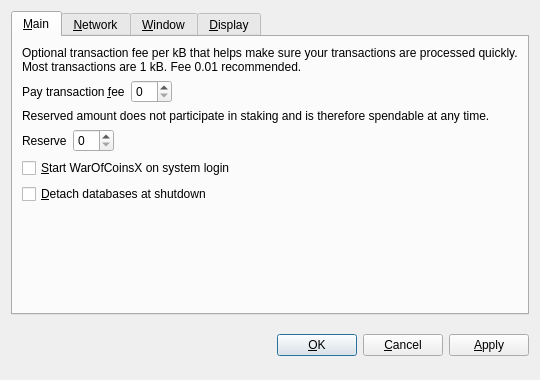
<?xml version="1.0" encoding="UTF-8"?>
<ui version="4.0">
 <class>OptionsDialog</class>
 <widget class="QDialog" name="OptionsDialog">
  <property name="geometry">
   <rect>
    <x>0</x>
    <y>0</y>
    <width>540</width>
    <height>380</height>
   </rect>
  </property>
  <property name="windowTitle">
   <string>Options</string>
  </property>
  <property name="modal">
   <bool>true</bool>
  </property>
  <layout class="QVBoxLayout" name="verticalLayout">
   <item>
    <widget class="QTabWidget" name="tabWidget">
     <property name="tabPosition">
      <enum>QTabWidget::North</enum>
     </property>
     <property name="currentIndex">
      <number>0</number>
     </property>
     <widget class="QWidget" name="tabMain">
      <attribute name="title">
       <string>&amp;Main</string>
      </attribute>
      <layout class="QVBoxLayout" name="verticalLayout_Main">
       <item>
        <widget class="QLabel" name="transactionFeeInfoLabel">
         <property name="text">
          <string>Optional transaction fee per kB that helps make sure your transactions are processed quickly. Most transactions are 1 kB. Fee 0.01 recommended.</string>
         </property>
         <property name="textFormat">
          <enum>Qt::PlainText</enum>
         </property>
         <property name="wordWrap">
          <bool>true</bool>
         </property>
        </widget>
       </item>
       <item>
        <layout class="QHBoxLayout" name="horizontalLayoutFee">
         <item>
          <widget class="QLabel" name="transactionFeeLabel">
           <property name="text">
            <string>Pay transaction &amp;fee</string>
           </property>
           <property name="textFormat">
            <enum>Qt::PlainText</enum>
           </property>
           <property name="buddy">
            <cstring>transactionFee</cstring>
           </property>
          </widget>
         </item>
         <item>
          <widget class="BitcoinAmountField" name="transactionFee"/>
         </item>
         <item>
          <spacer name="horizontalSpacerFee">
           <property name="orientation">
            <enum>Qt::Horizontal</enum>
           </property>
           <property name="sizeHint" stdset="0">
            <size>
             <width>40</width>
             <height>20</height>
            </size>
           </property>
          </spacer>
         </item>
        </layout>
       </item>
       <item>
        <widget class="QLabel" name="reserveBalanceInfoLabel">
         <property name="text">
          <string>Reserved amount does not participate in staking and is therefore spendable at any time.</string>
         </property>
         <property name="textFormat">
          <enum>Qt::PlainText</enum>
         </property>
         <property name="wordWrap">
          <bool>true</bool>
         </property>
        </widget>
       </item>
       <item>
        <layout class="QHBoxLayout" name="horizontalLayoutReserveBalance">
         <item>
          <widget class="QLabel" name="reserveBalanceLabel">
           <property name="text">
            <string>Reserve</string>
           </property>
           <property name="textFormat">
            <enum>Qt::PlainText</enum>
           </property>
           <property name="buddy">
            <cstring>reserveBalance</cstring>
           </property>
          </widget>
         </item>
         <item>
          <widget class="BitcoinAmountField" name="reserveBalance"/>
         </item>
         <item>
          <spacer name="horizontalSpacerReserveBalance">
           <property name="orientation">
            <enum>Qt::Horizontal</enum>
           </property>
           <property name="sizeHint" stdset="0">
            <size>
             <width>40</width>
             <height>20</height>
            </size>
           </property>
          </spacer>
         </item>
        </layout>
       </item>
       <item>
        <widget class="QCheckBox" name="bitcoinAtStartup">
         <property name="toolTip">
          <string>Automatically start WarOfCoinsX after logging in to the system.</string>
         </property>
         <property name="text">
          <string>&amp;Start WarOfCoinsX on system login</string>
         </property>
        </widget>
       </item>
       <item>
        <widget class="QCheckBox" name="detachDatabases">
         <property name="toolTip">
          <string>Detach block and address databases at shutdown. This means they can be moved to another data directory, but it slows down shutdown. The wallet is always detached.</string>
         </property>
         <property name="text">
          <string>&amp;Detach databases at shutdown</string>
         </property>
        </widget>
       </item>
       <item>
        <spacer name="verticalSpacer_Main">
         <property name="orientation">
          <enum>Qt::Vertical</enum>
         </property>
         <property name="sizeHint" stdset="0">
          <size>
           <width>20</width>
           <height>40</height>
          </size>
         </property>
        </spacer>
       </item>
      </layout>
     </widget>
     <widget class="QWidget" name="tabNetwork">
      <attribute name="title">
       <string>&amp;Network</string>
      </attribute>
      <layout class="QVBoxLayout" name="verticalLayout_Network">
       <item>
        <widget class="QCheckBox" name="mapPortUpnp">
         <property name="toolTip">
          <string>Automatically open the WarOfCoinsX client port on the router. This only works when your router supports UPnP and it is enabled.</string>
         </property>
         <property name="text">
          <string>Map port using &amp;UPnP</string>
         </property>
        </widget>
       </item>
       <item>
        <widget class="QCheckBox" name="connectSocks">
         <property name="toolTip">
          <string>Connect to the WarOfCoinsX network through a SOCKS proxy (e.g. when connecting through Tor).</string>
         </property>
         <property name="text">
          <string>&amp;Connect through SOCKS proxy:</string>
         </property>
        </widget>
       </item>
       <item>
        <layout class="QHBoxLayout" name="horizontalLayout_Network">
         <item>
          <widget class="QLabel" name="proxyIpLabel">
           <property name="text">
            <string>Proxy &amp;IP:</string>
           </property>
           <property name="textFormat">
            <enum>Qt::PlainText</enum>
           </property>
           <property name="buddy">
            <cstring>proxyIp</cstring>
           </property>
          </widget>
         </item>
         <item>
          <widget class="QValidatedLineEdit" name="proxyIp">
           <property name="maximumSize">
            <size>
             <width>140</width>
             <height>16777215</height>
            </size>
           </property>
           <property name="toolTip">
            <string>IP address of the proxy (e.g. 127.0.0.1)</string>
           </property>
          </widget>
         </item>
         <item>
          <widget class="QLabel" name="proxyPortLabel">
           <property name="text">
            <string>&amp;Port:</string>
           </property>
           <property name="textFormat">
            <enum>Qt::PlainText</enum>
           </property>
           <property name="buddy">
            <cstring>proxyPort</cstring>
           </property>
          </widget>
         </item>
         <item>
          <widget class="QLineEdit" name="proxyPort">
           <property name="maximumSize">
            <size>
             <width>55</width>
             <height>16777215</height>
            </size>
           </property>
           <property name="toolTip">
            <string>Port of the proxy (e.g. 9050)</string>
           </property>
          </widget>
         </item>
         <item>
          <widget class="QLabel" name="socksVersionLabel">
           <property name="text">
            <string>SOCKS &amp;Version:</string>
           </property>
           <property name="textFormat">
            <enum>Qt::PlainText</enum>
           </property>
           <property name="buddy">
            <cstring>socksVersion</cstring>
           </property>
          </widget>
         </item>
         <item>
          <widget class="QValueComboBox" name="socksVersion">
           <property name="toolTip">
            <string>SOCKS version of the proxy (e.g. 5)</string>
           </property>
          </widget>
         </item>
         <item>
          <spacer name="horizontalSpacer_Network">
           <property name="orientation">
            <enum>Qt::Horizontal</enum>
           </property>
           <property name="sizeHint" stdset="0">
            <size>
             <width>40</width>
             <height>20</height>
            </size>
           </property>
          </spacer>
         </item>
        </layout>
       </item>
       <item>
        <spacer name="verticalSpacer_Network">
         <property name="orientation">
          <enum>Qt::Vertical</enum>
         </property>
         <property name="sizeHint" stdset="0">
          <size>
           <width>20</width>
           <height>40</height>
          </size>
         </property>
        </spacer>
       </item>
      </layout>
     </widget>
     <widget class="QWidget" name="tabWindow">
      <attribute name="title">
       <string>&amp;Window</string>
      </attribute>
      <layout class="QVBoxLayout" name="verticalLayout_Window">
       <item>
        <widget class="QCheckBox" name="minimizeToTray">
         <property name="toolTip">
          <string>Show only a tray icon after minimizing the window.</string>
         </property>
         <property name="text">
          <string>&amp;Minimize to the tray instead of the taskbar</string>
         </property>
        </widget>
       </item>
       <item>
        <widget class="QCheckBox" name="minimizeOnClose">
         <property name="toolTip">
          <string>Minimize instead of exit the application when the window is closed. When this option is enabled, the application will be closed only after selecting Quit in the menu.</string>
         </property>
         <property name="text">
          <string>M&amp;inimize on close</string>
         </property>
        </widget>
       </item>
       <item>
        <spacer name="verticalSpacer_Window">
         <property name="orientation">
          <enum>Qt::Vertical</enum>
         </property>
         <property name="sizeHint" stdset="0">
          <size>
           <width>20</width>
           <height>40</height>
          </size>
         </property>
        </spacer>
       </item>
      </layout>
     </widget>
     <widget class="QWidget" name="tabDisplay">
      <attribute name="title">
       <string>&amp;Display</string>
      </attribute>
      <layout class="QVBoxLayout" name="verticalLayout_Display">
       <item>
        <layout class="QHBoxLayout" name="horizontalLayout_1_Display">
         <item>
          <widget class="QLabel" name="langLabel">
           <property name="text">
            <string>User Interface &amp;language:</string>
           </property>
           <property name="textFormat">
            <enum>Qt::PlainText</enum>
           </property>
           <property name="buddy">
            <cstring>lang</cstring>
           </property>
          </widget>
         </item>
         <item>
          <widget class="QValueComboBox" name="lang">
           <property name="toolTip">
            <string>The user interface language can be set here. This setting will take effect after restarting WarOfCoinsX.</string>
           </property>
          </widget>
         </item>
        </layout>
       </item>
       <item>
        <layout class="QHBoxLayout" name="horizontalLayout_2_Display">
         <item>
          <widget class="QLabel" name="unitLabel">
           <property name="text">
            <string>&amp;Unit to show amounts in:</string>
           </property>
           <property name="textFormat">
            <enum>Qt::PlainText</enum>
           </property>
           <property name="buddy">
            <cstring>unit</cstring>
           </property>
          </widget>
         </item>
         <item>
          <widget class="QValueComboBox" name="unit">
           <property name="toolTip">
            <string>Choose the default subdivision unit to show in the interface and when sending coins.</string>
           </property>
          </widget>
         </item>
        </layout>
       </item>
       <item>
        <widget class="QCheckBox" name="displayAddresses">
         <property name="toolTip">
          <string>Whether to show WarOfCoinsX addresses in the transaction list or not.</string>
         </property>
         <property name="text">
          <string>&amp;Display addresses in transaction list</string>
         </property>
        </widget>
       </item>
       <item>
        <widget class="QCheckBox" name="coinControlFeatures">
         <property name="toolTip">
          <string>Whether to show coin control features or not.</string>
         </property>
         <property name="text">
          <string>Display coin &amp;control features (experts only!)</string>
         </property>
        </widget>
       </item>
       <item>
        <spacer name="verticalSpacer_Display">
         <property name="orientation">
          <enum>Qt::Vertical</enum>
         </property>
         <property name="sizeHint" stdset="0">
          <size>
           <width>20</width>
           <height>40</height>
          </size>
         </property>
        </spacer>
       </item>
      </layout>
     </widget>
    </widget>
   </item>
   <item>
    <layout class="QHBoxLayout" name="horizontalLayout_Buttons">
     <item>
      <spacer name="horizontalSpacer_1">
       <property name="orientation">
        <enum>Qt::Horizontal</enum>
       </property>
       <property name="sizeHint" stdset="0">
        <size>
         <width>40</width>
         <height>48</height>
        </size>
       </property>
      </spacer>
     </item>
     <item>
      <widget class="QLabel" name="statusLabel">
       <property name="font">
        <font>
         <weight>75</weight>
         <bold>true</bold>
        </font>
       </property>
       <property name="text">
        <string/>
       </property>
       <property name="textFormat">
        <enum>Qt::PlainText</enum>
       </property>
       <property name="wordWrap">
        <bool>true</bool>
       </property>
      </widget>
     </item>
     <item>
      <spacer name="horizontalSpacer_2">
       <property name="orientation">
        <enum>Qt::Horizontal</enum>
       </property>
       <property name="sizeHint" stdset="0">
        <size>
         <width>40</width>
         <height>48</height>
        </size>
       </property>
      </spacer>
     </item>
     <item>
      <widget class="QPushButton" name="okButton">
       <property name="text">
        <string>&amp;OK</string>
       </property>
      </widget>
     </item>
     <item>
      <widget class="QPushButton" name="cancelButton">
       <property name="text">
        <string>&amp;Cancel</string>
       </property>
       <property name="autoDefault">
        <bool>false</bool>
       </property>
      </widget>
     </item>
     <item>
      <widget class="QPushButton" name="applyButton">
       <property name="text">
        <string>&amp;Apply</string>
       </property>
       <property name="autoDefault">
        <bool>false</bool>
       </property>
      </widget>
     </item>
    </layout>
   </item>
  </layout>
 </widget>
 <customwidgets>
  <customwidget>
   <class>BitcoinAmountField</class>
   <extends>QSpinBox</extends>
   <header>bitcoinamountfield.h</header>
  </customwidget>
  <customwidget>
   <class>QValueComboBox</class>
   <extends>QComboBox</extends>
   <header>qvaluecombobox.h</header>
  </customwidget>
  <customwidget>
   <class>QValidatedLineEdit</class>
   <extends>QLineEdit</extends>
   <header>qvalidatedlineedit.h</header>
  </customwidget>
 </customwidgets>
 <resources/>
 <connections/>
</ui>
